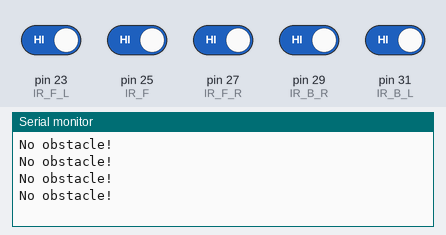
The sketch below on a simulated Arduino Mega 2560, built with avr-gcc and run on an emulated ATmega2560. Parts: the last lines printed to the serial monitor. Inputs (shaded band) come from the test bench; at power-on: pin 23 (IR_F_L), pin 25 (IR_F), pin 27 (IR_F_R), pin 29 (IR_B_R), pin 31 (IR_B_L) HIGH.

Above: at 1.8 s.
1.9 s: pin 23 (IR_F_L) driven LOW
At 2.32 s:
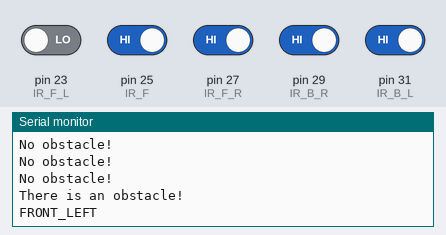
3.5 s: pin 25 (IR_F) driven LOW
At 3.82 s:
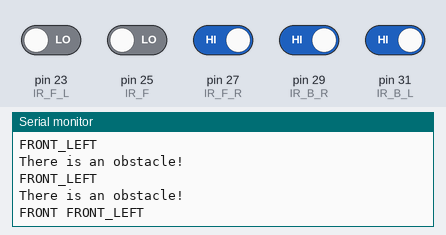
5.5 s: pin 27 (IR_F_R) driven LOW
At 5.82 s:
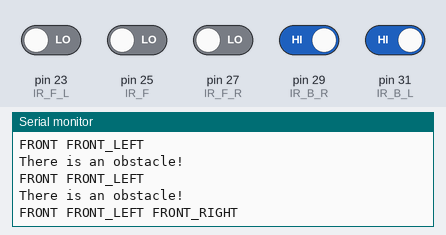
7.5 s: pin 29 (IR_B_R) driven LOW
At 7.82 s:
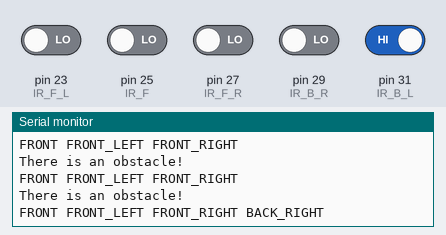
9.5 s: pin 31 (IR_B_L) driven LOW
At 9.83 s:
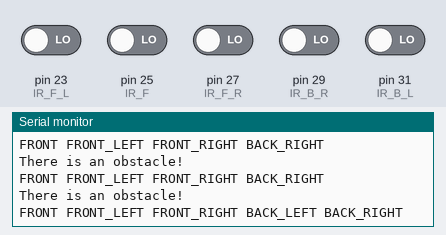
11.5 s: pin 23 (IR_F_L) driven HIGH
At 11.87 s:
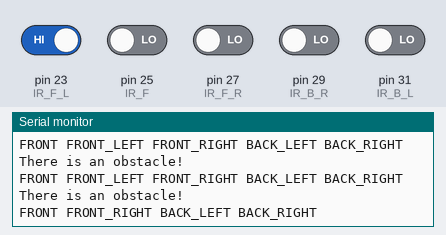

The sketch:

infrared.ino
```cpp
#define IR_F 25 // front
#define IR_F_L 23 // front left
#define IR_F_R 27 // front right
#define IR_B_L 31 // back left
#define IR_B_R 29 // back right
int detection = HIGH;    // no obstacle
void setup() {
  Serial.begin(9600);
  pinMode(IR_F, INPUT);
  pinMode(IR_F_L, INPUT);
  pinMode(IR_F_R, INPUT);
  pinMode(IR_B_L, INPUT);
  pinMode(IR_B_R, INPUT);
}
void loop() {
    if((digitalRead(IR_F) == LOW) || (digitalRead(IR_F_L) == LOW) || (digitalRead(IR_F_R) == LOW) || (digitalRead(IR_B_L) == LOW) || (digitalRead(IR_B_R) == LOW)){
      Serial.println("There is an obstacle!");
      if(digitalRead(IR_F) == LOW) {Serial.print("FRONT ");}
      if(digitalRead(IR_F_L) == LOW) {Serial.print("FRONT_LEFT ");}
      if(digitalRead(IR_F_R) == LOW) {Serial.print("FRONT_RIGHT ");}
      if(digitalRead(IR_B_L) == LOW) {Serial.print("BACK_LEFT ");}
      if(digitalRead(IR_B_R) == LOW) {Serial.print("BACK_RIGHT ");}
      Serial.println("");
    }
    else{
      Serial.println("No obstacle!");
    }
    delay(500);
}
```

Measured:
- after the input at 1.9 s, the serial monitor: prints a new line after 0.10 s (image 1)
- after the input at 3.5 s, the serial monitor: prints a new line at once (image 2)
- after the input at 5.5 s, the serial monitor: prints a new line at once (image 3)
- after the input at 7.5 s, the serial monitor: prints a new line at once (image 4)
- after the input at 9.5 s, the serial monitor: prints a new line at once (image 5)
- after the input at 11.5 s, the serial monitor: prints a new line after 0.07 s (image 6)
